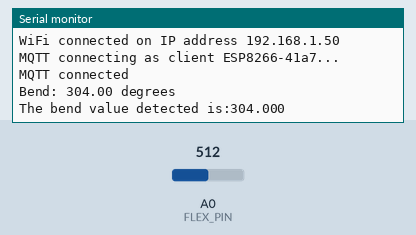
Bench run of a sketch on a simulated ESP8266 (NodeMCU). Parts: the last lines printed to the serial monitor. The test bench sets the inputs (shaded band); at power-on: A0 (FLEX_PIN) = 512. WiFi joins after 1.5 s; servers stay silent unless stated; random numbers use the default seed unless the sketch sets one; no MQTT or app messages arrive unless stated.

Above: at 2.7 s.
2.8 s: A0 (FLEX_PIN) set to 642
At 3.5 s:
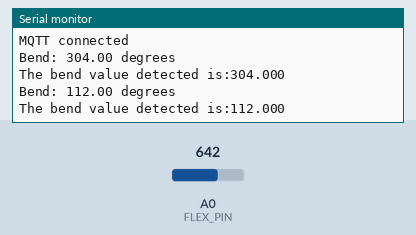
4.3 s: A0 (FLEX_PIN) set to 666
At 5.9 s:
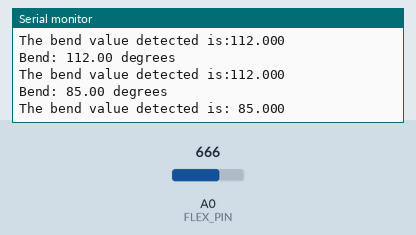
Timing chart, 0 to 7.4 s (numbered marks = the images above; inputs shaded):
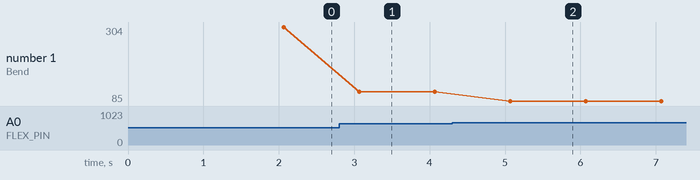

The sketch:

Sensing_Flex_from_ESP32.ino
```cpp
#include <ESP8266WiFi.h>
#include <PubSubClient.h>

#define MAX_MSG_LEN (128)

// Wifi configuration
const char* ssid = "Meghana";
const char* password = "4eustchlan4";

const char *serverHostname = "test.mosquitto.org";
const char *topic = "flex_values";

const int FLEX_PIN = A0;
const float VCC = 4.98;
const float R_DIV = 47500.0;

const float STRAIGHT_RESISTANCE = 17000.0;
const float BEND_RESISTANCE = 35000.0;

char flex[10];

WiFiClient espClient;
PubSubClient client(espClient);

void setup() {

  Serial.begin(115200);
  pinMode(FLEX_PIN, INPUT);
  connectWifi();
  client.setServer(serverHostname, 1883);
  //client.setCallback(callback);
}

void loop() {
    if (!client.connected()) {
      connectMQTT();
    }
    // this is ESSENTIAL!
    client.loop();
    // idle
    delay(500);

    int flexADC = analogRead(FLEX_PIN);
    float flexV = flexADC * VCC / 1023.0;
    float flexR = R_DIV * (VCC / flexV - 1.0);
    //Serial.println("Flex Voltage" + String(flexV) + "V");
    //Serial.println("Resistance: " + String(flexR) + " ohms");
    float angle = map(flexR, STRAIGHT_RESISTANCE, BEND_RESISTANCE, 0, 180.0); Serial.println("Bend: " + String(angle) + " degrees");
    dtostrf(angle,7, 3,flex);
    Serial.print("The bend value detected is:" + String(flex));
    client.publish(topic,flex);
    Serial.println();
    delay(500);
}

void connectWifi() {
  delay(10);
  // Connecting to a WiFi network
  Serial.printf("\nConnecting to %s\n", ssid);
  WiFi.begin(ssid, password);
  while (WiFi.status() != WL_CONNECTED) {
    delay(250);
    Serial.print(".");
  }
  Serial.println("");
  Serial.print("WiFi connected on IP address ");
  Serial.println(WiFi.localIP());
}

void connectMQTT() {
  while (!client.connected()) {
    String clientId = "ESP8266-";
    clientId += String(random(0xffff), HEX);
    Serial.printf("MQTT connecting as client %s...\n", clientId.c_str());
    if (client.connect(clientId.c_str())) {
      Serial.println("MQTT connected");
      client.subscribe(topic);
      //client.publish(topic, "hello from ESP8266");
    } else {
      Serial.printf("MQTT failed, state %s, retrying...\n", client.state());
      delay(500);
    }
  }
}
```

Measured:
- the behaviour switches between 652 and 653 on A0 (FLEX_PIN) (found by bisection; images 1 and 2)
- after the input at 2.8 s, the serial monitor: prints a new line after 0.27 s (image 1)
- after the input at 4.3 s, the serial monitor: prints a new line after 0.77 s (image 2)
- plotted number 1: 304 → 112 after the input at 2.8 s, 112 → 85 after the input at 4.3 s
